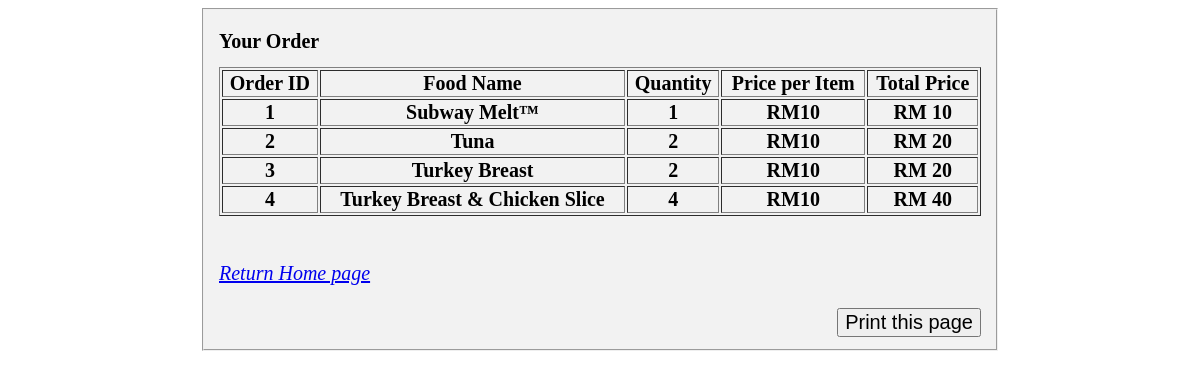
Page /order_his.php on the earlier database version.
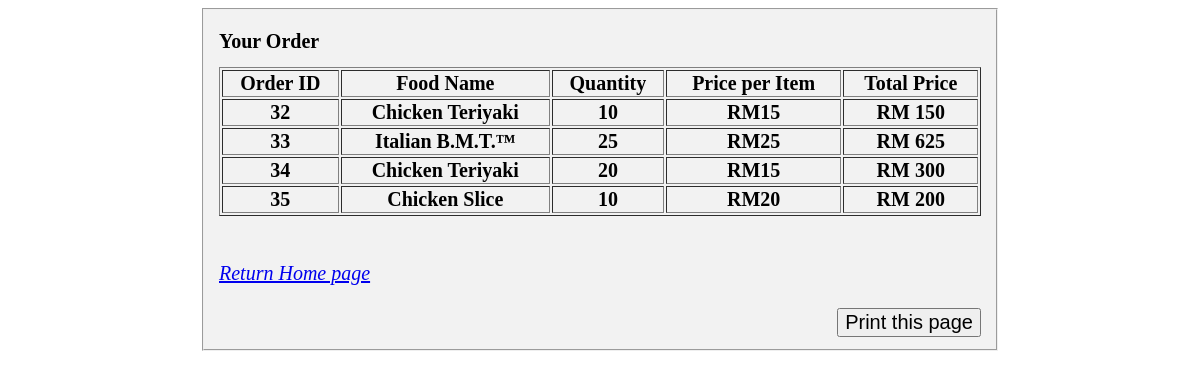
Same page on the later database version.
### tables this page shows
CREATE TABLE `orders` (
  `order_ID` int(30) NOT NULL,
  `Food_ID` int(30) NOT NULL,
  `foodname` varchar(30) NOT NULL,
  `price` int(30) NOT NULL,
  `quantity` int(30) NOT NULL,
  `username` varchar(30) NOT NULL
);

### order_his.php (the view, shortened to what this page needs)
<?php
include("config.php");
?>
<html>
<head>
</head>
<body>
  <div class="middle">
    <fieldset>
		<h1>Your Order</h1>
        <table border="1px">
            <thead>
                <th>Order ID</th>
                <th>Food Name</th>
                <th>Quantity</th>
                <th>Price per Item</th>
                <th>Total Price</th>
            </thead>
            <tbody>
                <?php
    $email = $_GET['email'];
   $sql = "SELECT * FROM orders";
   $result = mysqli_query($conn,$sql);
   while($row = mysqli_fetch_array($result))
   {
    $p=$row["price"];
    $q=$row["quantity"];
    $subtotal=$p*$q;
                  ?>
            <tr>
								<th><?php echo $row['order_ID']; ?></th>
								<th><?php echo $row['foodname']; ?></th>
								<th><?php echo $row['quantity']; ?></th>
                <th>RM<?php echo $row['price']; ?></th>
								<th>RM <?php echo $subtotal; ?></th>
							</tr>
            </tbody>
            <?php
          }
          ?>
        </table>
        <br><br>
        <a href="Homepage.php?email=<?php echo $email?>">
				<i class="fa fa-edit">Return Home page</i>
		    </a>
        <br><br><button style="float: right;" onclick="window.print()">Print this page</button>
	</fieldset>
</div>
</body>
</html>

Differences in the rows shown:
removed orders: order_ID "1", foodname "Subway Melt™", quantity "1", price "10"
removed orders: order_ID "2", foodname "Tuna", quantity "2", price "10", subtotal "20"
removed orders: order_ID "3", foodname "Turkey Breast", quantity "2", price "10", subtotal "20"
removed orders: order_ID "4", foodname "Turkey Breast & Chicken Slice", quantity "4", price "10", subtotal "40"
added orders: order_ID "32", foodname "Chicken Teriyaki", quantity "10", price "15", subtotal "150"
added orders: order_ID "33", foodname "Italian B.M.T.™", quantity "25", price "25", subtotal "625"
added orders: order_ID "34", foodname "Chicken Teriyaki", quantity "20", price "15", subtotal "300"
added orders: order_ID "35", foodname "Chicken Slice", quantity "10", price "20", subtotal "200"
